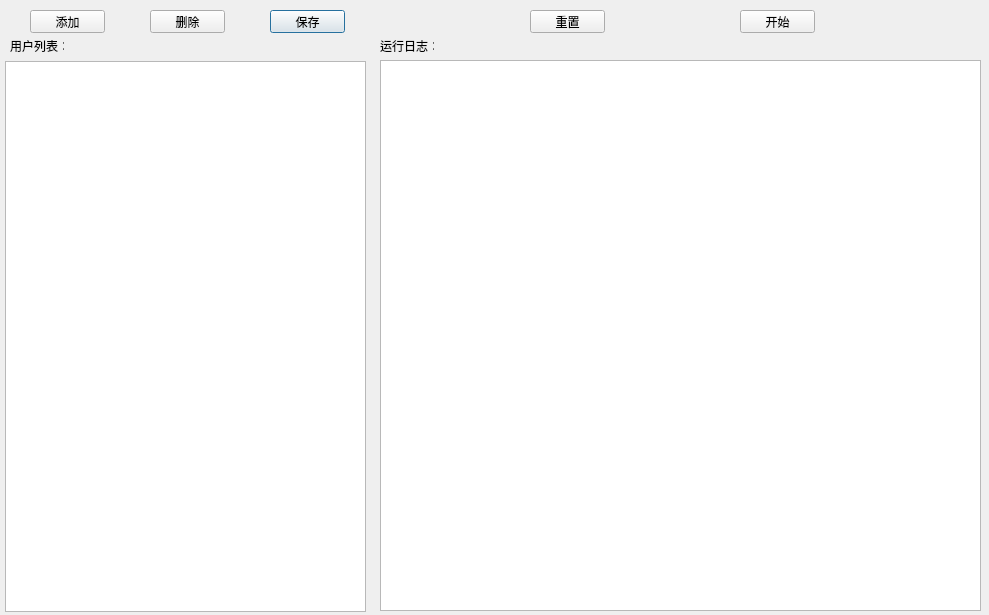
<?xml version="1.0" encoding="UTF-8"?>
<ui version="4.0">
 <class>Dialog</class>
 <widget class="QDialog" name="Dialog">
  <property name="geometry">
   <rect>
    <x>0</x>
    <y>0</y>
    <width>989</width>
    <height>615</height>
   </rect>
  </property>
  <property name="windowTitle">
   <string>Dialog</string>
  </property>
  <widget class="QLabel" name="m_lab_user">
   <property name="geometry">
    <rect>
     <x>10</x>
     <y>40</y>
     <width>54</width>
     <height>12</height>
    </rect>
   </property>
   <property name="text">
    <string>用户列表：</string>
   </property>
  </widget>
  <widget class="QLabel" name="m_lab_log">
   <property name="geometry">
    <rect>
     <x>380</x>
     <y>40</y>
     <width>54</width>
     <height>12</height>
    </rect>
   </property>
   <property name="text">
    <string>运行日志：</string>
   </property>
  </widget>
  <widget class="QPushButton" name="m_btn_save">
   <property name="geometry">
    <rect>
     <x>270</x>
     <y>10</y>
     <width>75</width>
     <height>23</height>
    </rect>
   </property>
   <property name="text">
    <string>保存</string>
   </property>
  </widget>
  <widget class="QPushButton" name="m_btn_delet">
   <property name="geometry">
    <rect>
     <x>150</x>
     <y>10</y>
     <width>75</width>
     <height>23</height>
    </rect>
   </property>
   <property name="text">
    <string>删除</string>
   </property>
  </widget>
  <widget class="QTableView" name="m_tbl_user">
   <property name="geometry">
    <rect>
     <x>5</x>
     <y>61</y>
     <width>361</width>
     <height>551</height>
    </rect>
   </property>
  </widget>
  <widget class="QPushButton" name="m_btn_start">
   <property name="geometry">
    <rect>
     <x>740</x>
     <y>10</y>
     <width>75</width>
     <height>23</height>
    </rect>
   </property>
   <property name="text">
    <string>开始</string>
   </property>
  </widget>
  <widget class="QPushButton" name="m_btn_reset">
   <property name="geometry">
    <rect>
     <x>530</x>
     <y>10</y>
     <width>75</width>
     <height>23</height>
    </rect>
   </property>
   <property name="text">
    <string>重置</string>
   </property>
  </widget>
  <widget class="QTextEdit" name="m_txt_log">
   <property name="geometry">
    <rect>
     <x>380</x>
     <y>60</y>
     <width>601</width>
     <height>551</height>
    </rect>
   </property>
  </widget>
  <widget class="QPushButton" name="m_btn_add">
   <property name="geometry">
    <rect>
     <x>30</x>
     <y>10</y>
     <width>75</width>
     <height>23</height>
    </rect>
   </property>
   <property name="text">
    <string>添加</string>
   </property>
  </widget>
 </widget>
 <resources/>
 <connections>
  <connection>
   <sender>m_btn_reset</sender>
   <signal>clicked()</signal>
   <receiver>Dialog</receiver>
   <slot>user_state_reset()</slot>
   <hints>
    <hint type="sourcelabel">
     <x>554</x>
     <y>21</y>
    </hint>
    <hint type="destinationlabel">
     <x>180</x>
     <y>37</y>
    </hint>
   </hints>
  </connection>
  <connection>
   <sender>m_btn_start</sender>
   <signal>clicked()</signal>
   <receiver>Dialog</receiver>
   <slot>fetch_money_start()</slot>
   <hints>
    <hint type="sourcelabel">
     <x>789</x>
     <y>16</y>
    </hint>
    <hint type="destinationlabel">
     <x>355</x>
     <y>15</y>
    </hint>
   </hints>
  </connection>
  <connection>
   <sender>m_btn_save</sender>
   <signal>clicked()</signal>
   <receiver>Dialog</receiver>
   <slot>save_user_info()</slot>
   <hints>
    <hint type="sourcelabel">
     <x>344</x>
     <y>23</y>
    </hint>
    <hint type="destinationlabel">
     <x>174</x>
     <y>8</y>
    </hint>
   </hints>
  </connection>
  <connection>
   <sender>m_btn_delet</sender>
   <signal>clicked()</signal>
   <receiver>Dialog</receiver>
   <slot>delete_user_info()</slot>
   <hints>
    <hint type="sourcelabel">
     <x>224</x>
     <y>28</y>
    </hint>
    <hint type="destinationlabel">
     <x>258</x>
     <y>45</y>
    </hint>
   </hints>
  </connection>
  <connection>
   <sender>m_tbl_user</sender>
   <signal>doubleClicked(QModelIndex)</signal>
   <receiver>m_tbl_user</receiver>
   <slot>edit(QModelIndex)</slot>
   <hints>
    <hint type="sourcelabel">
     <x>175</x>
     <y>317</y>
    </hint>
    <hint type="destinationlabel">
     <x>214</x>
     <y>355</y>
    </hint>
   </hints>
  </connection>
  <connection>
   <sender>m_btn_add</sender>
   <signal>clicked()</signal>
   <receiver>Dialog</receiver>
   <slot>add_user_info()</slot>
   <hints>
    <hint type="sourcelabel">
     <x>78</x>
     <y>22</y>
    </hint>
    <hint type="destinationlabel">
     <x>84</x>
     <y>36</y>
    </hint>
   </hints>
  </connection>
 </connections>
 <slots>
  <slot>user_state_reset()</slot>
  <slot>fetch_money_start()</slot>
  <slot>save_user_info()</slot>
  <slot>delete_user_info()</slot>
  <slot>add_user_info()</slot>
 </slots>
</ui>
